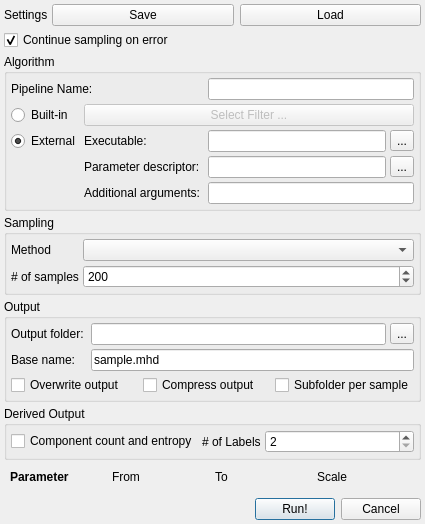
<?xml version="1.0" encoding="UTF-8"?>
<ui version="4.0">
 <class>samplingSettings</class>
 <widget class="QDialog" name="samplingSettings">
  <property name="geometry">
   <rect>
    <x>0</x>
    <y>0</y>
    <width>425</width>
    <height>524</height>
   </rect>
  </property>
  <property name="windowTitle">
   <string>Sampling Settings</string>
  </property>
  <layout class="QGridLayout" name="gridLayout">
   <property name="leftMargin">
    <number>4</number>
   </property>
   <property name="topMargin">
    <number>4</number>
   </property>
   <property name="rightMargin">
    <number>4</number>
   </property>
   <property name="bottomMargin">
    <number>4</number>
   </property>
   <property name="spacing">
    <number>4</number>
   </property>
   <item row="1" column="0">
    <widget class="QLabel" name="lbSettings">
     <property name="sizePolicy">
      <sizepolicy hsizetype="Fixed" vsizetype="Preferred">
       <horstretch>0</horstretch>
       <verstretch>0</verstretch>
      </sizepolicy>
     </property>
     <property name="text">
      <string>Settings</string>
     </property>
    </widget>
   </item>
   <item row="9" column="0" colspan="4">
    <widget class="QGroupBox" name="gbOutput">
     <property name="title">
      <string>Output</string>
     </property>
     <layout class="QGridLayout" name="gridLayout_3">
      <property name="leftMargin">
       <number>4</number>
      </property>
      <property name="topMargin">
       <number>4</number>
      </property>
      <property name="rightMargin">
       <number>4</number>
      </property>
      <property name="bottomMargin">
       <number>4</number>
      </property>
      <property name="spacing">
       <number>4</number>
      </property>
      <item row="0" column="0">
       <widget class="QLabel" name="lbOutFolder">
        <property name="text">
         <string>Output folder: </string>
        </property>
       </widget>
      </item>
      <item row="0" column="1">
       <widget class="QLineEdit" name="leOutputFolder">
        <property name="toolTip">
         <string>The directory under which output files are stored</string>
        </property>
        <property name="text">
         <string/>
        </property>
       </widget>
      </item>
      <item row="0" column="2">
       <widget class="QToolButton" name="pbChooseOutputFolder">
        <property name="text">
         <string>...</string>
        </property>
       </widget>
      </item>
      <item row="3" column="1" colspan="2">
       <widget class="QLineEdit" name="leBaseName">
        <property name="toolTip">
         <string>Base name for all output files</string>
        </property>
        <property name="text">
         <string>sample.mhd</string>
        </property>
       </widget>
      </item>
      <item row="3" column="0">
       <widget class="QLabel" name="lbOutBaseName">
        <property name="text">
         <string>Base name: </string>
        </property>
       </widget>
      </item>
      <item row="4" column="0" colspan="3">
       <layout class="QHBoxLayout" name="horizontalLayout_3">
        <property name="spacing">
         <number>4</number>
        </property>
        <property name="leftMargin">
         <number>0</number>
        </property>
        <property name="topMargin">
         <number>0</number>
        </property>
        <item>
         <widget class="QCheckBox" name="cbOverwriteOutput">
          <property name="toolTip">
           <string>If checked, overwrites any output files which might exist. If unchecked, any output file already existing will cause an error, and will cause the corresponding sample not to be computed; if 'Continue sampling on error' is unchecked, the whole sampling will be aborted</string>
          </property>
          <property name="text">
           <string>Overwrite output</string>
          </property>
         </widget>
        </item>
        <item>
         <widget class="QCheckBox" name="cbCompressOutput">
          <property name="toolTip">
           <string>If activated, all images produced by the filter will be written to .mhd+.zraw (instead of .mhd+raw if compression is disabled)</string>
          </property>
          <property name="text">
           <string>Compress output</string>
          </property>
         </widget>
        </item>
        <item>
         <widget class="QCheckBox" name="cbSeparateFolder">
          <property name="toolTip">
           <string>If activated, a separate subfolder is created per sample</string>
          </property>
          <property name="text">
           <string>Subfolder per sample</string>
          </property>
         </widget>
        </item>
       </layout>
      </item>
     </layout>
    </widget>
   </item>
   <item row="34" column="0" colspan="4">
    <widget class="QWidget" name="wdButtonBar" native="true">
     <layout class="QHBoxLayout" name="horizontalLayout">
      <property name="spacing">
       <number>6</number>
      </property>
      <property name="leftMargin">
       <number>0</number>
      </property>
      <property name="topMargin">
       <number>0</number>
      </property>
      <property name="rightMargin">
       <number>0</number>
      </property>
      <property name="bottomMargin">
       <number>0</number>
      </property>
      <item>
       <spacer name="horizontalSpacer">
        <property name="orientation">
         <enum>Qt::Horizontal</enum>
        </property>
        <property name="sizeHint" stdset="0">
         <size>
          <width>40</width>
          <height>20</height>
         </size>
        </property>
       </spacer>
      </item>
      <item>
       <widget class="QPushButton" name="pbRun">
        <property name="toolTip">
         <string>Start the sampling procedure</string>
        </property>
        <property name="text">
         <string>Run!</string>
        </property>
        <property name="default">
         <bool>true</bool>
        </property>
       </widget>
      </item>
      <item>
       <widget class="QPushButton" name="pbCancel">
        <property name="toolTip">
         <string>Cancel (no sampling is performed)</string>
        </property>
        <property name="text">
         <string>Cancel</string>
        </property>
       </widget>
      </item>
     </layout>
    </widget>
   </item>
   <item row="24" column="0" colspan="4">
    <layout class="QGridLayout" name="parameterLayout">
     <property name="leftMargin">
      <number>6</number>
     </property>
     <property name="topMargin">
      <number>6</number>
     </property>
     <property name="rightMargin">
      <number>6</number>
     </property>
     <property name="bottomMargin">
      <number>6</number>
     </property>
     <item row="0" column="2">
      <widget class="QLabel" name="lbParameterTo">
       <property name="text">
        <string>To</string>
       </property>
      </widget>
     </item>
     <item row="0" column="1">
      <widget class="QLabel" name="lbParameterFrom">
       <property name="text">
        <string>From</string>
       </property>
      </widget>
     </item>
     <item row="0" column="0">
      <widget class="QLabel" name="lbParameterName">
       <property name="text">
        <string>&lt;html&gt;&lt;head/&gt;&lt;body&gt;&lt;p&gt;&lt;span style=&quot; font-weight:600;&quot;&gt;Parameter&lt;/span&gt;&lt;/p&gt;&lt;/body&gt;&lt;/html&gt;</string>
       </property>
       <property name="textFormat">
        <enum>Qt::RichText</enum>
       </property>
      </widget>
     </item>
     <item row="0" column="3">
      <widget class="QLabel" name="lbParameterScale">
       <property name="text">
        <string>Scale</string>
       </property>
      </widget>
     </item>
    </layout>
   </item>
   <item row="27" column="2">
    <spacer name="verticalSpacer">
     <property name="orientation">
      <enum>Qt::Vertical</enum>
     </property>
     <property name="sizeHint" stdset="0">
      <size>
       <width>20</width>
       <height>40</height>
      </size>
     </property>
    </spacer>
   </item>
   <item row="1" column="1" colspan="3">
    <widget class="QWidget" name="widget" native="true">
     <layout class="QHBoxLayout" name="horizontalLayout_2">
      <property name="spacing">
       <number>6</number>
      </property>
      <property name="leftMargin">
       <number>0</number>
      </property>
      <property name="topMargin">
       <number>0</number>
      </property>
      <property name="rightMargin">
       <number>0</number>
      </property>
      <property name="bottomMargin">
       <number>0</number>
      </property>
      <item>
       <widget class="QPushButton" name="pbSaveSettings">
        <property name="toolTip">
         <string>Save the current settings in this dialog to a file for later use</string>
        </property>
        <property name="text">
         <string>Save</string>
        </property>
       </widget>
      </item>
      <item>
       <widget class="QPushButton" name="pbLoadSettings">
        <property name="toolTip">
         <string>Load settings in this dialog from a file stored via the 'Save' button to the left</string>
        </property>
        <property name="text">
         <string>Load</string>
        </property>
       </widget>
      </item>
     </layout>
    </widget>
   </item>
   <item row="10" column="0" colspan="4">
    <widget class="QGroupBox" name="gbDerivedOutput">
     <property name="title">
      <string>Derived Output</string>
     </property>
     <layout class="QGridLayout" name="gridLayout_4">
      <property name="leftMargin">
       <number>4</number>
      </property>
      <property name="topMargin">
       <number>4</number>
      </property>
      <property name="rightMargin">
       <number>4</number>
      </property>
      <property name="bottomMargin">
       <number>4</number>
      </property>
      <property name="spacing">
       <number>4</number>
      </property>
      <item row="0" column="1">
       <widget class="QLabel" name="lbNumberOfLabels">
        <property name="sizePolicy">
         <sizepolicy hsizetype="Fixed" vsizetype="Preferred">
          <horstretch>0</horstretch>
          <verstretch>0</verstretch>
         </sizepolicy>
        </property>
        <property name="text">
         <string># of Labels</string>
        </property>
       </widget>
      </item>
      <item row="0" column="0">
       <widget class="QCheckBox" name="cbCalcChar">
        <property name="toolTip">
         <string>In case your sampling produces a segmented image, and you want to compute the number of components that were segmented as well as an entropy image, then check this box</string>
        </property>
        <property name="text">
         <string>Component count and entropy</string>
        </property>
       </widget>
      </item>
      <item row="0" column="2">
       <widget class="QSpinBox" name="sbLabelCount">
        <property name="toolTip">
         <string>Only relevant if the output is a segmentated image and the derived output is computed; then this needs to represent the number of labels present in the output</string>
        </property>
        <property name="minimum">
         <number>2</number>
        </property>
        <property name="maximum">
         <number>99999999</number>
        </property>
       </widget>
      </item>
     </layout>
    </widget>
   </item>
   <item row="7" column="0" colspan="4">
    <widget class="QGroupBox" name="gbAlgorithm">
     <property name="title">
      <string>Algorithm</string>
     </property>
     <layout class="QGridLayout" name="gridLayout_2">
      <property name="leftMargin">
       <number>4</number>
      </property>
      <property name="topMargin">
       <number>4</number>
      </property>
      <property name="rightMargin">
       <number>4</number>
      </property>
      <property name="bottomMargin">
       <number>4</number>
      </property>
      <property name="spacing">
       <number>4</number>
      </property>
      <item row="4" column="1">
       <widget class="QLabel" name="label_7">
        <property name="text">
         <string>Additional arguments: </string>
        </property>
       </widget>
      </item>
      <item row="0" column="0" colspan="2">
       <widget class="QLabel" name="label_14">
        <property name="text">
         <string>Pipeline Name: </string>
        </property>
       </widget>
      </item>
      <item row="4" column="0">
       <spacer name="horizontalSpacer_3">
        <property name="orientation">
         <enum>Qt::Horizontal</enum>
        </property>
        <property name="sizeType">
         <enum>QSizePolicy::Preferred</enum>
        </property>
        <property name="sizeHint" stdset="0">
         <size>
          <width>40</width>
          <height>20</height>
         </size>
        </property>
       </spacer>
      </item>
      <item row="2" column="1">
       <widget class="QLabel" name="label">
        <property name="text">
         <string>Executable: </string>
        </property>
       </widget>
      </item>
      <item row="2" column="3">
       <widget class="QToolButton" name="pbChooseExecutable">
        <property name="text">
         <string>...</string>
        </property>
       </widget>
      </item>
      <item row="4" column="2" colspan="2">
       <widget class="QLineEdit" name="leAdditionalArguments">
        <property name="acceptDrops">
         <bool>true</bool>
        </property>
        <property name="toolTip">
         <string>Any additional arguments the given executable requires</string>
        </property>
        <property name="text">
         <string/>
        </property>
       </widget>
      </item>
      <item row="3" column="0">
       <spacer name="horizontalSpacer_2">
        <property name="orientation">
         <enum>Qt::Horizontal</enum>
        </property>
        <property name="sizeType">
         <enum>QSizePolicy::Preferred</enum>
        </property>
        <property name="sizeHint" stdset="0">
         <size>
          <width>40</width>
          <height>20</height>
         </size>
        </property>
       </spacer>
      </item>
      <item row="2" column="2">
       <widget class="QLineEdit" name="leExecutable">
        <property name="toolTip">
         <string>The external executable that is called once per parameter set</string>
        </property>
        <property name="text">
         <string/>
        </property>
       </widget>
      </item>
      <item row="0" column="2" colspan="2">
       <widget class="QLineEdit" name="lePipelineName">
        <property name="toolTip">
         <string>The name of the sampled pipeline (mainly for future identification purposes, will be written to the overall output files)</string>
        </property>
        <property name="text">
         <string/>
        </property>
       </widget>
      </item>
      <item row="1" column="0">
       <widget class="QRadioButton" name="rbBuiltIn">
        <property name="enabled">
         <bool>true</bool>
        </property>
        <property name="text">
         <string>Built-in</string>
        </property>
       </widget>
      </item>
      <item row="3" column="3">
       <widget class="QToolButton" name="pbChooseParameterDescriptor">
        <property name="text">
         <string>...</string>
        </property>
       </widget>
      </item>
      <item row="1" column="1" colspan="3">
       <widget class="QPushButton" name="pbFilterSelect">
        <property name="enabled">
         <bool>false</bool>
        </property>
        <property name="toolTip">
         <string>The built-in filter for which the parameter space should be sampled</string>
        </property>
        <property name="text">
         <string>Select Filter ...</string>
        </property>
       </widget>
      </item>
      <item row="3" column="1">
       <widget class="QLabel" name="label_2">
        <property name="text">
         <string>Parameter descriptor: </string>
        </property>
       </widget>
      </item>
      <item row="2" column="0">
       <widget class="QRadioButton" name="rbExternal">
        <property name="text">
         <string>External</string>
        </property>
        <property name="checked">
         <bool>true</bool>
        </property>
       </widget>
      </item>
      <item row="3" column="2">
       <widget class="QLineEdit" name="leParamDescriptor">
        <property name="toolTip">
         <string>A descriptor of all parameters that the executable accepts. The file specified here should contain a single line per parameter, in the same format as the open_iA_cmd.exe tool prints when called with -p &quot;some filter name&quot; parameters.</string>
        </property>
        <property name="text">
         <string/>
        </property>
       </widget>
      </item>
     </layout>
    </widget>
   </item>
   <item row="8" column="0" colspan="4">
    <widget class="QGroupBox" name="gbSampling">
     <property name="title">
      <string>Sampling</string>
     </property>
     <layout class="QGridLayout" name="gridLayout_5" columnstretch="1,2">
      <property name="leftMargin">
       <number>4</number>
      </property>
      <property name="topMargin">
       <number>4</number>
      </property>
      <property name="rightMargin">
       <number>4</number>
      </property>
      <property name="bottomMargin">
       <number>4</number>
      </property>
      <property name="spacing">
       <number>4</number>
      </property>
      <item row="0" column="0">
       <widget class="QLabel" name="lbSamplingMethod">
        <property name="sizePolicy">
         <sizepolicy hsizetype="Fixed" vsizetype="Preferred">
          <horstretch>0</horstretch>
          <verstretch>0</verstretch>
         </sizepolicy>
        </property>
        <property name="text">
         <string>Method</string>
        </property>
       </widget>
      </item>
      <item row="0" column="1">
       <widget class="QComboBox" name="cbSamplingMethod">
        <property name="sizePolicy">
         <sizepolicy hsizetype="Expanding" vsizetype="Fixed">
          <horstretch>0</horstretch>
          <verstretch>0</verstretch>
         </sizepolicy>
        </property>
        <property name="toolTip">
         <string>The method used for generating the parameter sets from the ranges below</string>
        </property>
        <property name="currentText">
         <string/>
        </property>
        <property name="currentIndex">
         <number>-1</number>
        </property>
       </widget>
      </item>
      <item row="1" column="0">
       <widget class="QLabel" name="lbNumberOfSamples">
        <property name="sizePolicy">
         <sizepolicy hsizetype="Fixed" vsizetype="Preferred">
          <horstretch>0</horstretch>
          <verstretch>0</verstretch>
         </sizepolicy>
        </property>
        <property name="text">
         <string># of samples</string>
        </property>
       </widget>
      </item>
      <item row="1" column="1">
       <widget class="QSpinBox" name="sbNumberOfSamples">
        <property name="sizePolicy">
         <sizepolicy hsizetype="Expanding" vsizetype="Fixed">
          <horstretch>0</horstretch>
          <verstretch>0</verstretch>
         </sizepolicy>
        </property>
        <property name="toolTip">
         <string>The overall number of samples</string>
        </property>
        <property name="maximum">
         <number>999999999</number>
        </property>
        <property name="singleStep">
         <number>10</number>
        </property>
        <property name="value">
         <number>200</number>
        </property>
       </widget>
      </item>
     </layout>
    </widget>
   </item>
   <item row="2" column="0" colspan="4">
    <widget class="QCheckBox" name="cbContinueOnError">
     <property name="toolTip">
      <string>If checked, sampling will continue in the case that an error occurs while producing a single sample. If unchecked, the whole sampling will be aborted when an error occurs.</string>
     </property>
     <property name="text">
      <string>Continue sampling on error</string>
     </property>
     <property name="checked">
      <bool>true</bool>
     </property>
    </widget>
   </item>
  </layout>
 </widget>
 <tabstops>
  <tabstop>pbRun</tabstop>
  <tabstop>pbCancel</tabstop>
 </tabstops>
 <resources/>
 <connections/>
</ui>
